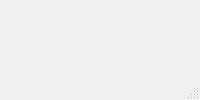
<?xml version="1.0" encoding="UTF-8"?>
<ui version="4.0">
 <class>MainWindow</class>
 <widget class="QMainWindow" name="MainWindow">
  <property name="windowTitle">
   <string>Calcualtor</string>
  </property>
  <widget class="QWidget" name="centralwidget">
   <widget class="QLabel" name="label">
    <property name="geometry">
     <rect>
      <x>20</x>
      <y>30</y>
      <width>491</width>
      <height>91</height>
     </rect>
    </property>
    <property name="minimumSize">
     <size>
      <width>341</width>
      <height>91</height>
     </size>
    </property>
    <property name="font">
     <font>
      <pointsize>28</pointsize>
     </font>
    </property>
    <property name="text">
     <string>Output Label</string>
    </property>
    <property name="alignment">
     <set>Qt::AlignRight|Qt::AlignTrailing|Qt::AlignVCenter</set>
    </property>
    <property name="margin">
     <number>20</number>
    </property>
   </widget>
   <widget class="QWidget" name="gridLayoutWidget">
    <property name="geometry">
     <rect>
      <x>40</x>
      <y>148</y>
      <width>461</width>
      <height>434</height>
     </rect>
    </property>
    <layout class="QGridLayout" name="gridLayout">
     <property name="bottomMargin">
      <number>9</number>
     </property>
     <item row="2" column="0">
      <widget class="QPushButton" name="button4">
       <property name="sizePolicy">
        <sizepolicy hsizetype="Fixed" vsizetype="Fixed">
         <horstretch>0</horstretch>
         <verstretch>0</verstretch>
        </sizepolicy>
       </property>
       <property name="minimumSize">
        <size>
         <width>80</width>
         <height>80</height>
        </size>
       </property>
       <property name="font">
        <font>
         <pointsize>14</pointsize>
         <weight>75</weight>
         <bold>true</bold>
        </font>
       </property>
       <property name="text">
        <string>4</string>
       </property>
      </widget>
     </item>
     <item row="0" column="2">
      <widget class="QPushButton" name="pushButton_bk">
       <property name="sizePolicy">
        <sizepolicy hsizetype="Fixed" vsizetype="Fixed">
         <horstretch>0</horstretch>
         <verstretch>0</verstretch>
        </sizepolicy>
       </property>
       <property name="minimumSize">
        <size>
         <width>80</width>
         <height>80</height>
        </size>
       </property>
       <property name="font">
        <font>
         <pointsize>14</pointsize>
         <weight>75</weight>
         <bold>true</bold>
        </font>
       </property>
       <property name="text">
        <string>&lt;&lt;</string>
       </property>
      </widget>
     </item>
     <item row="0" column="3">
      <widget class="QPushButton" name="pushButton_div">
       <property name="sizePolicy">
        <sizepolicy hsizetype="Fixed" vsizetype="Fixed">
         <horstretch>0</horstretch>
         <verstretch>0</verstretch>
        </sizepolicy>
       </property>
       <property name="minimumSize">
        <size>
         <width>80</width>
         <height>80</height>
        </size>
       </property>
       <property name="font">
        <font>
         <pointsize>14</pointsize>
         <weight>75</weight>
         <bold>true</bold>
        </font>
       </property>
       <property name="text">
        <string>/</string>
       </property>
      </widget>
     </item>
     <item row="3" column="0">
      <widget class="QPushButton" name="pushButton_7">
       <property name="sizePolicy">
        <sizepolicy hsizetype="Fixed" vsizetype="Fixed">
         <horstretch>0</horstretch>
         <verstretch>0</verstretch>
        </sizepolicy>
       </property>
       <property name="minimumSize">
        <size>
         <width>80</width>
         <height>80</height>
        </size>
       </property>
       <property name="font">
        <font>
         <pointsize>14</pointsize>
         <weight>75</weight>
         <bold>true</bold>
        </font>
       </property>
       <property name="text">
        <string>7</string>
       </property>
      </widget>
     </item>
     <item row="1" column="0">
      <widget class="QPushButton" name="pushButton1">
       <property name="sizePolicy">
        <sizepolicy hsizetype="Fixed" vsizetype="Fixed">
         <horstretch>0</horstretch>
         <verstretch>0</verstretch>
        </sizepolicy>
       </property>
       <property name="minimumSize">
        <size>
         <width>80</width>
         <height>80</height>
        </size>
       </property>
       <property name="font">
        <font>
         <pointsize>14</pointsize>
         <weight>75</weight>
         <bold>true</bold>
        </font>
       </property>
       <property name="text">
        <string>1</string>
       </property>
      </widget>
     </item>
     <item row="0" column="1">
      <widget class="QPushButton" name="pushButton_AC">
       <property name="sizePolicy">
        <sizepolicy hsizetype="Fixed" vsizetype="Fixed">
         <horstretch>0</horstretch>
         <verstretch>0</verstretch>
        </sizepolicy>
       </property>
       <property name="minimumSize">
        <size>
         <width>80</width>
         <height>80</height>
        </size>
       </property>
       <property name="font">
        <font>
         <pointsize>14</pointsize>
         <weight>75</weight>
         <bold>true</bold>
        </font>
       </property>
       <property name="text">
        <string>C</string>
       </property>
      </widget>
     </item>
     <item row="0" column="0">
      <widget class="QPushButton" name="pushButton_per">
       <property name="sizePolicy">
        <sizepolicy hsizetype="Fixed" vsizetype="Fixed">
         <horstretch>0</horstretch>
         <verstretch>0</verstretch>
        </sizepolicy>
       </property>
       <property name="minimumSize">
        <size>
         <width>80</width>
         <height>80</height>
        </size>
       </property>
       <property name="font">
        <font>
         <pointsize>14</pointsize>
         <weight>75</weight>
         <bold>true</bold>
        </font>
       </property>
       <property name="text">
        <string>%</string>
       </property>
      </widget>
     </item>
     <item row="4" column="0">
      <widget class="QPushButton" name="pushButton_addsub">
       <property name="sizePolicy">
        <sizepolicy hsizetype="Fixed" vsizetype="Fixed">
         <horstretch>0</horstretch>
         <verstretch>0</verstretch>
        </sizepolicy>
       </property>
       <property name="minimumSize">
        <size>
         <width>80</width>
         <height>80</height>
        </size>
       </property>
       <property name="font">
        <font>
         <pointsize>14</pointsize>
         <weight>75</weight>
         <bold>true</bold>
        </font>
       </property>
       <property name="text">
        <string>+/-</string>
       </property>
      </widget>
     </item>
     <item row="1" column="1">
      <widget class="QPushButton" name="pushButton_2">
       <property name="sizePolicy">
        <sizepolicy hsizetype="Fixed" vsizetype="Fixed">
         <horstretch>0</horstretch>
         <verstretch>0</verstretch>
        </sizepolicy>
       </property>
       <property name="minimumSize">
        <size>
         <width>80</width>
         <height>80</height>
        </size>
       </property>
       <property name="font">
        <font>
         <pointsize>14</pointsize>
         <weight>75</weight>
         <bold>true</bold>
        </font>
       </property>
       <property name="text">
        <string>2</string>
       </property>
      </widget>
     </item>
     <item row="1" column="2">
      <widget class="QPushButton" name="button3">
       <property name="sizePolicy">
        <sizepolicy hsizetype="Fixed" vsizetype="Fixed">
         <horstretch>0</horstretch>
         <verstretch>0</verstretch>
        </sizepolicy>
       </property>
       <property name="minimumSize">
        <size>
         <width>80</width>
         <height>80</height>
        </size>
       </property>
       <property name="font">
        <font>
         <pointsize>14</pointsize>
         <weight>75</weight>
         <bold>true</bold>
        </font>
       </property>
       <property name="text">
        <string>3</string>
       </property>
      </widget>
     </item>
     <item row="1" column="3">
      <widget class="QPushButton" name="button_mul">
       <property name="sizePolicy">
        <sizepolicy hsizetype="Fixed" vsizetype="Fixed">
         <horstretch>0</horstretch>
         <verstretch>0</verstretch>
        </sizepolicy>
       </property>
       <property name="minimumSize">
        <size>
         <width>80</width>
         <height>80</height>
        </size>
       </property>
       <property name="font">
        <font>
         <pointsize>14</pointsize>
         <weight>75</weight>
         <bold>true</bold>
        </font>
       </property>
       <property name="text">
        <string>x</string>
       </property>
      </widget>
     </item>
     <item row="2" column="3">
      <widget class="QPushButton" name="button_sub">
       <property name="sizePolicy">
        <sizepolicy hsizetype="Fixed" vsizetype="Fixed">
         <horstretch>0</horstretch>
         <verstretch>0</verstretch>
        </sizepolicy>
       </property>
       <property name="minimumSize">
        <size>
         <width>80</width>
         <height>80</height>
        </size>
       </property>
       <property name="font">
        <font>
         <pointsize>14</pointsize>
         <weight>75</weight>
         <bold>true</bold>
        </font>
       </property>
       <property name="text">
        <string>-</string>
       </property>
      </widget>
     </item>
     <item row="3" column="3">
      <widget class="QPushButton" name="button_add">
       <property name="sizePolicy">
        <sizepolicy hsizetype="Fixed" vsizetype="Fixed">
         <horstretch>0</horstretch>
         <verstretch>0</verstretch>
        </sizepolicy>
       </property>
       <property name="minimumSize">
        <size>
         <width>80</width>
         <height>80</height>
        </size>
       </property>
       <property name="font">
        <font>
         <pointsize>14</pointsize>
         <weight>75</weight>
         <bold>true</bold>
        </font>
       </property>
       <property name="text">
        <string>+</string>
       </property>
      </widget>
     </item>
     <item row="4" column="3">
      <widget class="QPushButton" name="button_eq">
       <property name="sizePolicy">
        <sizepolicy hsizetype="Fixed" vsizetype="Fixed">
         <horstretch>0</horstretch>
         <verstretch>0</verstretch>
        </sizepolicy>
       </property>
       <property name="minimumSize">
        <size>
         <width>80</width>
         <height>80</height>
        </size>
       </property>
       <property name="font">
        <font>
         <pointsize>14</pointsize>
         <weight>75</weight>
         <bold>true</bold>
        </font>
       </property>
       <property name="text">
        <string>=</string>
       </property>
      </widget>
     </item>
     <item row="4" column="2">
      <widget class="QPushButton" name="button_dec">
       <property name="sizePolicy">
        <sizepolicy hsizetype="Fixed" vsizetype="Fixed">
         <horstretch>0</horstretch>
         <verstretch>0</verstretch>
        </sizepolicy>
       </property>
       <property name="minimumSize">
        <size>
         <width>80</width>
         <height>80</height>
        </size>
       </property>
       <property name="font">
        <font>
         <pointsize>14</pointsize>
         <weight>75</weight>
         <bold>true</bold>
        </font>
       </property>
       <property name="text">
        <string>.</string>
       </property>
      </widget>
     </item>
     <item row="4" column="1">
      <widget class="QPushButton" name="button0">
       <property name="sizePolicy">
        <sizepolicy hsizetype="Fixed" vsizetype="Fixed">
         <horstretch>0</horstretch>
         <verstretch>0</verstretch>
        </sizepolicy>
       </property>
       <property name="minimumSize">
        <size>
         <width>80</width>
         <height>80</height>
        </size>
       </property>
       <property name="font">
        <font>
         <pointsize>14</pointsize>
         <weight>75</weight>
         <bold>true</bold>
        </font>
       </property>
       <property name="text">
        <string>0</string>
       </property>
      </widget>
     </item>
     <item row="3" column="2">
      <widget class="QPushButton" name="button9">
       <property name="sizePolicy">
        <sizepolicy hsizetype="Fixed" vsizetype="Fixed">
         <horstretch>0</horstretch>
         <verstretch>0</verstretch>
        </sizepolicy>
       </property>
       <property name="minimumSize">
        <size>
         <width>80</width>
         <height>80</height>
        </size>
       </property>
       <property name="font">
        <font>
         <pointsize>14</pointsize>
         <weight>75</weight>
         <bold>true</bold>
        </font>
       </property>
       <property name="text">
        <string>9</string>
       </property>
      </widget>
     </item>
     <item row="2" column="2">
      <widget class="QPushButton" name="pushButton6">
       <property name="sizePolicy">
        <sizepolicy hsizetype="Fixed" vsizetype="Fixed">
         <horstretch>0</horstretch>
         <verstretch>0</verstretch>
        </sizepolicy>
       </property>
       <property name="minimumSize">
        <size>
         <width>80</width>
         <height>80</height>
        </size>
       </property>
       <property name="font">
        <font>
         <pointsize>14</pointsize>
         <weight>75</weight>
         <bold>true</bold>
        </font>
       </property>
       <property name="text">
        <string>6</string>
       </property>
      </widget>
     </item>
     <item row="3" column="1">
      <widget class="QPushButton" name="pushButton8">
       <property name="sizePolicy">
        <sizepolicy hsizetype="Fixed" vsizetype="Fixed">
         <horstretch>0</horstretch>
         <verstretch>0</verstretch>
        </sizepolicy>
       </property>
       <property name="minimumSize">
        <size>
         <width>80</width>
         <height>80</height>
        </size>
       </property>
       <property name="font">
        <font>
         <pointsize>14</pointsize>
         <weight>75</weight>
         <bold>true</bold>
        </font>
       </property>
       <property name="text">
        <string>8</string>
       </property>
      </widget>
     </item>
     <item row="2" column="1">
      <widget class="QPushButton" name="pushButton5">
       <property name="sizePolicy">
        <sizepolicy hsizetype="Fixed" vsizetype="Fixed">
         <horstretch>0</horstretch>
         <verstretch>0</verstretch>
        </sizepolicy>
       </property>
       <property name="minimumSize">
        <size>
         <width>80</width>
         <height>80</height>
        </size>
       </property>
       <property name="font">
        <font>
         <pointsize>14</pointsize>
         <weight>75</weight>
         <bold>true</bold>
        </font>
       </property>
       <property name="text">
        <string>5</string>
       </property>
      </widget>
     </item>
    </layout>
   </widget>
  </widget>
  <widget class="QMenuBar" name="menubar">
   <property name="geometry">
    <rect>
     <x>0</x>
     <y>0</y>
     <width>534</width>
     <height>21</height>
    </rect>
   </property>
  </widget>
  <widget class="QStatusBar" name="statusbar"/>
 </widget>
 <resources/>
 <connections/>
</ui>
